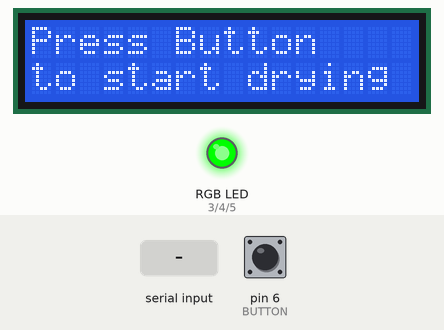
Simulated run of this sketch. Board: Arduino Uno, built with avr-gcc and run on an emulated ATmega328P. Shown: 16×2 character LCD, an RGB LED mixed from three pins (HIGH = lit). The test bench sets the inputs (shaded band); at power-on: pin 6 (BUTTON) LOW. What the sketch prints to the serial monitor is not drawn.

Above: at 1.2 s.
1.3 s: "start" received over Serial
At 2.8 s:
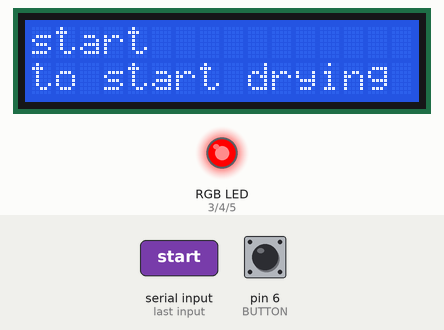
3.8 s: "finish" received over Serial
At 6.0 s:
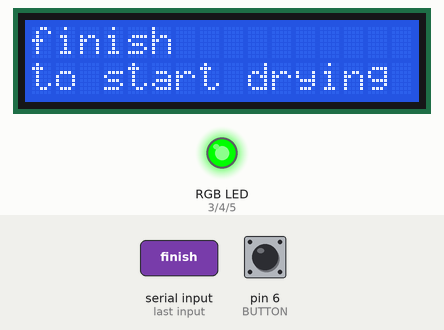
6.3 s: "force-finish" received over Serial
At 8.1 s:
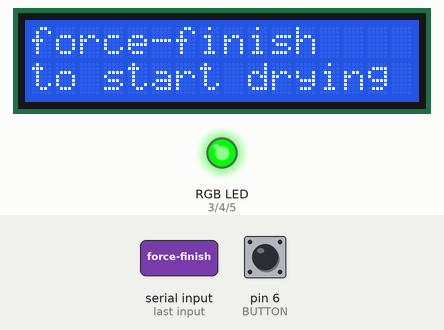
8.8 s: "I" received over Serial
At 10.7 s:
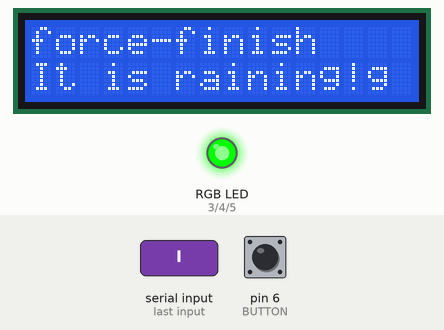
11.3 s: "R" received over Serial
At 12.6 s:
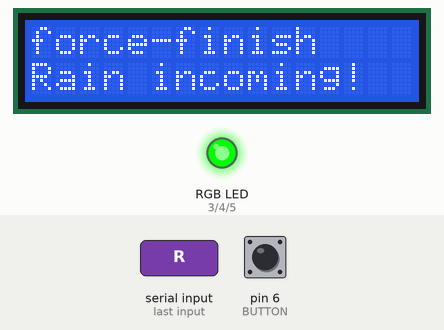
13.8 s: "E" received over Serial
At 15.8 s:
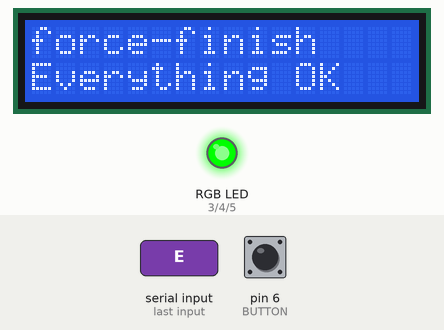
Timing chart, 0 to 17.3 s (numbered marks = the images above; inputs shaded):
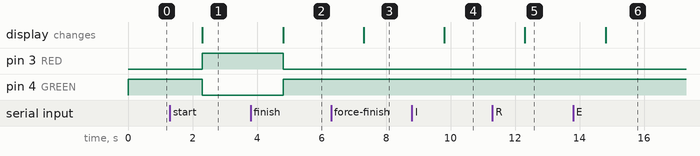

The sketch:

arduino-sensors-drs.ino
```cpp
#include <dht.h>
#include <LiquidCrystal.h>
#include <ctype.h>
#include "Timer.h"

#define DHT11_PIN 2
#define MOISTURESENSOR A0
#define FSRPIN A1
#define RAINSENSOR_PIN A2
#define RED 3
#define GREEN 4
#define BLUE 5
#define BUTTON 6

Timer t = Timer();
dht DHT;
int fsrreading;
int rain;
float moisture_cloth_perc;
bool state;
bool drying_cycle;

const int rs = 7, en = 8, d4 = 9, d5 = 10, d6 = 12, d7 = 13;
LiquidCrystal lcd(rs, en, d4, d5, d6, d7);

void set_color(bool red, bool green, bool blue){
  digitalWrite(RED, red);
  digitalWrite(GREEN, green);
  digitalWrite(BLUE, blue);
}

void setup(){
  Serial.begin(9600);
  t.set(300000);

  /* SET RGB LED */
  pinMode(RED, OUTPUT);
  pinMode(GREEN, OUTPUT);
  pinMode(BLUE, OUTPUT);
  set_color(0, 1, 0);

  /* SET BUTTON DRYING CYCLE */
  pinMode(BUTTON, INPUT);
  state = false;
  drying_cycle = false;
  lcd.begin(16, 2);
  lcd.print("Press Button");
  lcd.setCursor(0, 1);
  lcd.print("to start drying");

}

void loop(){

  /* CHECK WHEN THE BUTTON IS PRESSED */
  int buttonState = 1 - digitalRead(BUTTON);
  if(buttonState == HIGH && drying_cycle ==   false){
    state = !state;
    drying_cycle = true;
    Serial.println(state);
  }
  if(buttonState == LOW && drying_cycle == true) {
    drying_cycle = false;
  }

  if(t.check() && state == true){
    /*DHT11: AIR HUMIDITY AND TEMPERATURE*/
    int chk = DHT.read11(DHT11_PIN);

    /*CAPACITIVE SOIL MOISTURE SENSOR*/
    moisture_cloth_perc = analogRead(MOISTURESENSOR);
    moisture_cloth_perc = 100 - moisture_cloth_perc*100/1023;

    /*FORCE SENSITIVE RESISTOR*/
    fsrreading = analogRead(FSRPIN);

    /*RAIN SENSOR*/
    rain = analogRead(RAINSENSOR_PIN);

    Serial.print(DHT.humidity);
    Serial.print(" ");
    Serial.print(DHT.temperature);
    Serial.print(" ");
    Serial.print(moisture_cloth_perc);
    Serial.print(" ");
    Serial.print(fsrreading);
    Serial.print(" ");
    Serial.println(rain);
  }

  if(Serial.available() > 0){
    String str = Serial.readString();
    str.trim();

    if(str == "start"){
      set_color(1, 0, 0);
      lcd.setCursor(0, 0);
      lcd.print("                ");
      lcd.setCursor(0, 0);
      lcd.print(str);
    }
    if(str == "finish"){
      set_color(0, 1, 0);
      lcd.setCursor(0, 0);
      lcd.print("                ");
      lcd.setCursor(0, 0);
      lcd.print(str);
    }
    if(str == "force-finish"){
      set_color(0, 1, 0);
      lcd.setCursor(0, 0);
      lcd.print("                ");
      lcd.setCursor(0, 0);
      lcd.print(str);
      state = !state;

    }
    if(str.charAt(0) == 'I'){
      lcd.setCursor(0, 1);
      lcd.print("It is raining!");
    }

    if(str.charAt(0) == 'R'){
      lcd.setCursor(0, 1);
      lcd.print("                ");
      lcd.setCursor(0, 1);
      lcd.print("Rain incoming!");
    }

    if(str.charAt(0) == 'E'){
      lcd.setCursor(0, 1);
      lcd.print("                ");
      lcd.setCursor(0, 1);
      lcd.print("Everything OK");
    }
    if(str.charAt(0) == 'T'){
      lcd.setCursor(0, 1);
      lcd.print("                ");
      lcd.setCursor(0, 1);
      lcd.print("Take inside!");
    }

    if(isdigit(str.charAt(1))){
      str = str.substring(1,3);
      lcd.setCursor(0, 0);
      lcd.print("                ");
      lcd.setCursor(0, 0);
      lcd.print("Drying ");
      lcd.print(str);
      lcd.print("% done");
    }
  }
}
```

Timer.cpp
```cpp
#include "Timer.h"

Timer::Timer(){
  active = false;
}

void Timer::set(int dur){
  duration = dur;
  temp = millis();
  active = true;
}

bool Timer::check() {
  int ret = false;
  if(active == true){
    int dt = millis() - temp;
    if (dt >= duration) {
      temp = millis();
      ret = true;
    }
  }
  return ret;
}
```

Timer.h
```cpp
#ifndef _TIMER_H_
#define _TIMER_H_

#include "Arduino.h"

class Timer {
  private:
    unsigned long temp;
    unsigned long duration;
    bool active;

   public:
    Timer();
    bool check();
    void set(int);
};

#endif
```

Measured:
- after the input at 1.3 s, pin 3 (RED): LOW → HIGH after 1.0 s; pin 4 (GREEN): HIGH → LOW after 1.0 s; the display: changes after 1.0 s (image 1)
- after the input at 3.8 s, pin 3 (RED): HIGH → LOW after 1.0 s; pin 4 (GREEN): LOW → HIGH after 1.0 s; the display: changes after 1.0 s (image 2)
- after the input at 6.3 s, the display: changes after 1.0 s (image 3)
- after the input at 8.8 s, the display: changes after 1.0 s (image 4)
- after the input at 11.3 s, the display: changes after 1.0 s (image 5)
- after the input at 13.8 s, the display: changes after 1.0 s (image 6)
